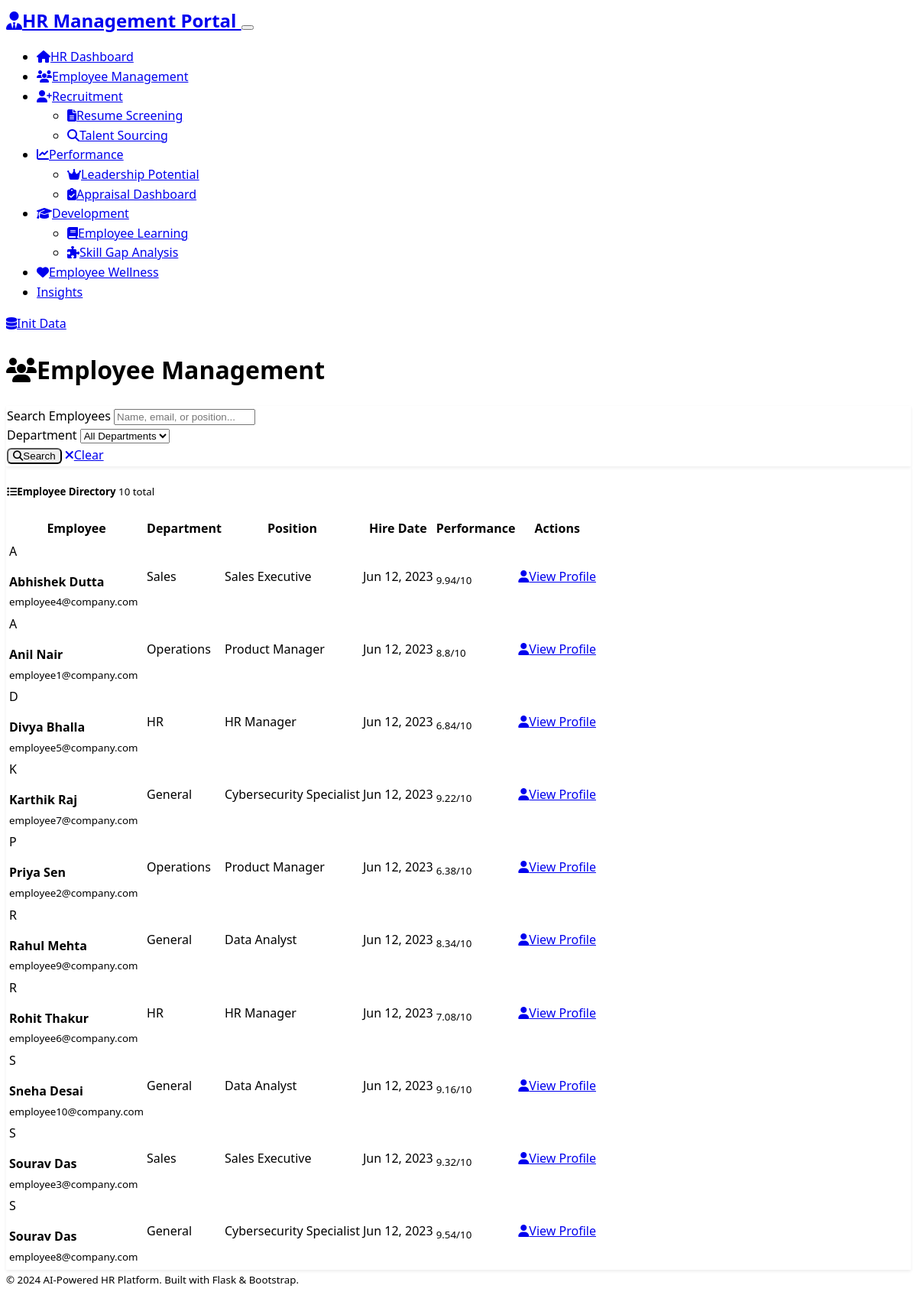
Screenshot of /employee-management with the database file from the repository.
### models.py (models this page shows)
class Employee(db.Model):
    id = db.Column(db.Integer, primary_key=True)
    name = db.Column(db.String(100), nullable=False)
    email = db.Column(db.String(120), unique=True, nullable=False)
    department = db.Column(db.String(50), nullable=False)
    position = db.Column(db.String(100), nullable=False)
    hire_date = db.Column(db.Date, nullable=False)
    performance_score = db.Column(db.Float, default=0.0)
    skills = db.Column(Text)  # JSON string of skills
    gender = db.Column(db.String(20))
    region = db.Column(db.String(50))
    age = db.Column(db.Integer)
    experience_years = db.Column(db.Integer)
    manager_rating = db.Column(db.Float)
    last_hike_date = db.Column(db.String(20))
    last_promotion_date = db.Column(db.String(20))
    skill_gaps = db.Column(db.String(500))
    created_at = db.Column(db.DateTime, default=datetime.utcnow)

### routes.py (the view, shortened to what this page needs)
@app.route('/employee-management')
def employee_management():
    page = request.args.get('page', 1, type=int)
    search = request.args.get('search', '')
    department = request.args.get('department', '')
    query = Employee.query
    if department:
        query = query.filter(Employee.department == department)
    employees = query.order_by(Employee.name).paginate(
        page=page, per_page=20, error_out=False
    )
    departments = db.session.query(Employee.department).distinct().all()
    departments = [dept[0] for dept in departments]
    return render_template('employee_management.html',
                         employees=employees,
                         departments=departments,
                         search=search,
                         selected_department=department)

### templates/employee_management.html (shortened to what this page needs)
{% extends "base.html" %}
{% block content %}
<div class="row">
    <div class="col-12">
        <div class="d-flex justify-content-between align-items-center mb-4">
            <h1 class="display-5">
                <i class="fas fa-users me-3"></i>Employee Management
            </h1>
        </div>
    </div>
</div>
<div class="row mb-4">
    <div class="col-12">
        <div class="card">
            <div class="card-body">
                <form method="GET" class="row g-3">
                    <div class="col-md-4">
                        <label for="search" class="form-label">Search Employees</label>
                        <input type="text" class="form-control" id="search" name="search"
                               value="{{ search }}" placeholder="Name, email, or position...">
                    </div>
                    <div class="col-md-3">
                        <label for="department" class="form-label">Department</label>
                        <select class="form-select" id="department" name="department">
                            <option value="">All Departments</option>
                        </select>
                    </div>
                    <div class="col-md-2 d-flex align-items-end">
                        <button type="submit" class="btn btn-primary me-2">
                            <i class="fas fa-search me-1"></i>Search
                        </button>
                        <a href="{{ url_for('employee_management') }}" class="btn btn-secondary">
                            <i class="fas fa-times me-1"></i>Clear
                        </a>
                    </div>
                </form>
            </div>
        </div>
    </div>
</div>
<div class="row">
    <div class="col-12">
        <div class="card">
            <div class="card-header d-flex justify-content-between align-items-center">
                <h5 class="mb-0">
                    <i class="fas fa-list me-2"></i>Employee Directory
                    <span class="badge bg-primary ms-2">{{ employees.total }} total</span>
                </h5>
            </div>
            <div class="card-body p-0">
                {% if employees.items %}
                <div class="table-responsive">
                    <table class="table table-hover mb-0">
                        <thead class="table-dark">
                            <tr>
                                <th>Employee</th>
                                <th>Department</th>
                                <th>Position</th>
                                <th>Hire Date</th>
                                <th>Performance</th>
                                <th>Actions</th>
                            </tr>
                        </thead>
                        <tbody>
                            {% for employee in employees.items %}
                            <tr>
                                <td>
                                    <div class="d-flex align-items-center">
                                        <div class="avatar bg-primary text-white rounded-circle me-3 d-flex align-items-center justify-content-center" style="width: 40px; height: 40px;">
                                            {{ employee.name[0].upper() }}
                                        </div>
                                        <div>
                                            <strong>{{ employee.name }}</strong><br>
                                            <small class="text-muted">{{ employee.email }}</small>
                                        </div>
                                    </div>
                                </td>
                                <td>
                                    <span class="badge bg-info">{{ employee.department }}</span>
                                </td>
                                <td>{{ employee.position }}</td>
                                <td>{{ employee.hire_date.strftime('%b %d, %Y') }}</td>
                                <td>
                                    <div class="d-flex align-items-center">
                                        <div class="progress me-2" style="width: 80px; height: 8px;">
                                        </div>
                                        <small class="text-muted">{{ employee.performance_score }}/10</small>
                                    </div>
                                </td>
                                <td>
                                    <a href="{{ url_for('employee_profile', employee_id=employee.id) }}"
                                       class="btn btn-sm btn-outline-primary">
                                        <i class="fas fa-user me-1"></i>View Profile
                                    </a>
                                </td>
                            </tr>
                            {% endfor %}
                        </tbody>
                    </table>
                </div>
                {% else %}
                <div class="text-center p-5">
                    <i class="fas fa-users fa-3x text-muted mb-3"></i>
                    <h5 class="text-muted">No employees found</h5>
                    <p class="text-muted">Try adjusting your search criteria or initialize sample data.</p>
                </div>
                {% endif %}
            </div>
        </div>
    </div>
</div>
{% endblock %}

### static/css/custom.css (style rules this page uses)
:root { --hr-primary: #007bff; --hr-success: #28a745; --hr-warning: #ffc107; --hr-danger: #dc3545; --hr-info: #17a2b8; --hr-light: #f8f9fa; --hr-dark: #343a40; }
body { font-family: 'Segoe UI', Tahoma, Geneva, Verdana, sans-serif; line-height: 1.6; }
.card { box-shadow: 0 0.125rem 0.25rem rgba(0, 0, 0, 0.075); border: 1px solid rgba(0, 0, 0, 0.125); transition: box-shadow 0.15s ease-in-out; }
.progress { background-color: rgba(0, 0, 0, 0.1); }
.badge { font-weight: 500; }
.btn { font-weight: 500; border-radius: 0.375rem; transition: all 0.15s ease-in-out; }
[data-bs-theme="dark"] .card { background-color: var(--bs-dark); border-color: rgba(255, 255, 255, 0.175); }
[data-bs-theme="dark"] .progress { background-color: rgba(255, 255, 255, 0.1); }

### rows the page displays
Employee: name "A", name "Abhishek Dutta", email "employee4@company.com", department "Sales", position "Sales Executive", hire_date "Jun 12, 2023", performance_score "9.94"
Employee: name "A", name "Anil Nair", email "employee1@company.com", department "Operations", position "Product Manager", hire_date "Jun 12, 2023", performance_score "8.8"
Employee: name "D", name "Divya Bhalla", email "employee5@company.com", department "HR", position "HR Manager", hire_date "Jun 12, 2023", performance_score "6.84"
Employee: name "K", name "Karthik Raj", email "employee7@company.com", department "General", position "Cybersecurity Specialist", hire_date "Jun 12, 2023", performance_score "9.22"
Employee: name "P", name "Priya Sen", email "employee2@company.com", department "Operations", position "Product Manager", hire_date "Jun 12, 2023", performance_score "6.38"
Employee: name "R", name "Rahul Mehta", email "employee9@company.com", department "General", position "Data Analyst", hire_date "Jun 12, 2023", performance_score "8.34"
Employee: name "R", name "Rohit Thakur", email "employee6@company.com", department "HR", position "HR Manager", hire_date "Jun 12, 2023", performance_score "7.08"
Employee: name "S", name "Sneha Desai", email "employee10@company.com", department "General", position "Data Analyst", hire_date "Jun 12, 2023", performance_score "9.16"
Employee: name "S", name "Sourav Das", email "employee3@company.com", department "Sales", position "Sales Executive", hire_date "Jun 12, 2023", performance_score "9.32"
Employee: name "S", name "Sourav Das", email "employee8@company.com", department "General", position "Cybersecurity Specialist", hire_date "Jun 12, 2023", performance_score "9.54"

### other values shown
{{ employees.total }} "10"
